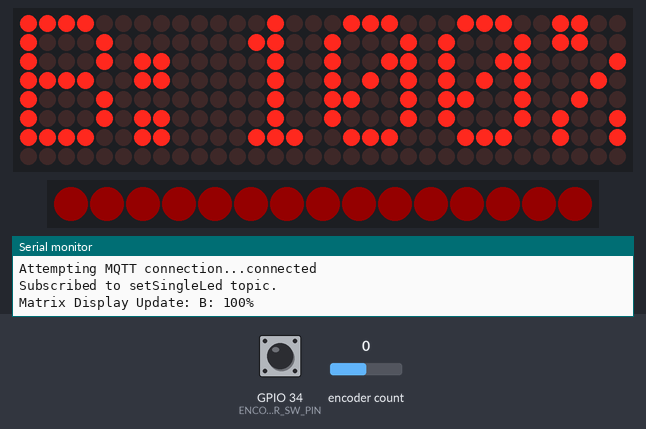
The sketch below on a simulated ESP32. On the bench: 32×8 LED matrix, 15 RGB LEDs in strip order, left to right, the last lines printed to the serial monitor. The inputs (shaded band) are chosen by the test bench; at power-on: GPIO 34 (ENCODER_SW_PIN) HIGH, encoder count 0. Dim RGB values are drawn brighter than linear; WiFi joins after 1.5 s; servers stay silent unless stated; no MQTT or app messages arrive unless stated.

Above: at 2.8 s.
2.9 s: GPIO 34 (ENCODER_SW_PIN) driven LOW
At 4.2 s:
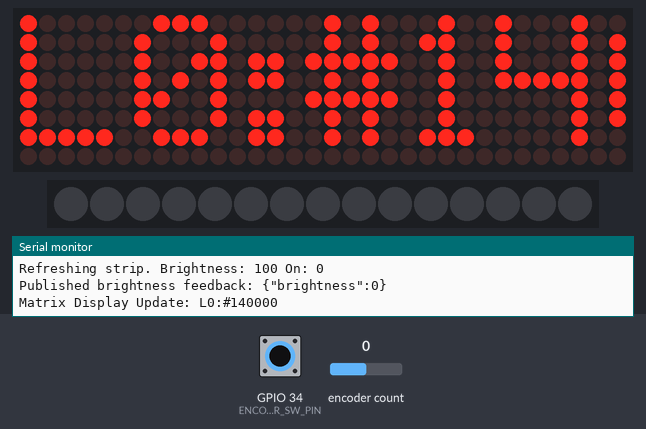
4.5 s: encoder count set to -1
At 11.5 s:
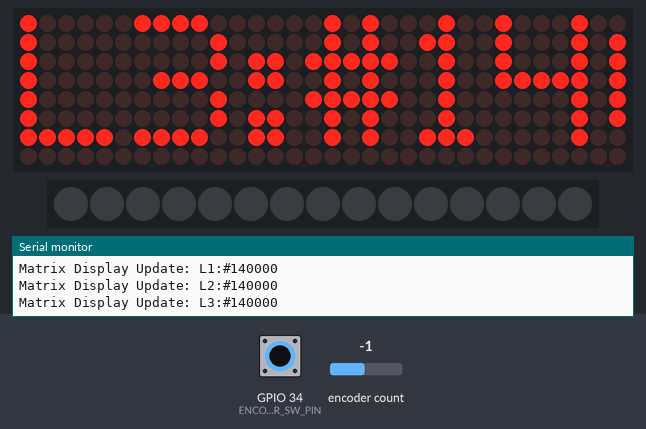
12.0 s: GPIO 34 (ENCODER_SW_PIN) pulsed HIGH 2 times (0.12 s each, 0.3 s apart)
At 12.22 s:
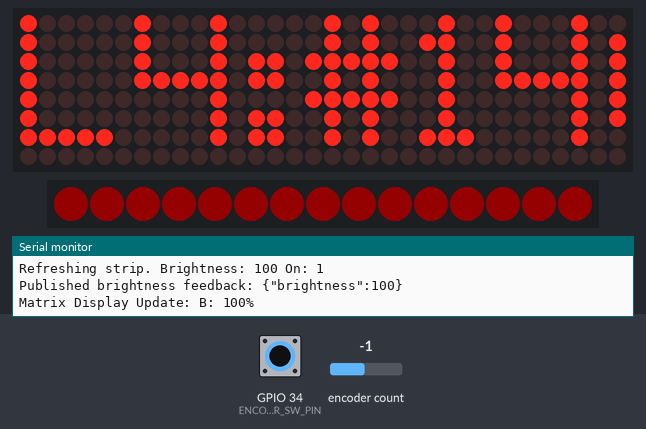
Timing chart, 0 to 15.0 s (numbered marks = the images above; inputs shaded):
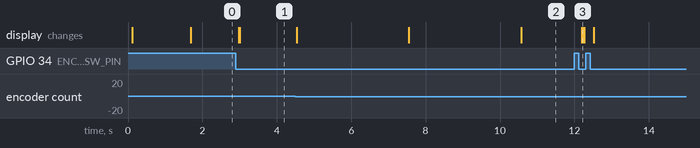

The sketch:

skech_may23.1a.ino
```cpp
#include <WiFi.h>
#include <PubSubClient.h>
#include <Adafruit_NeoPixel.h>
#include <ArduinoJson.h>
#include <ESP32Encoder.h>
#include <MD_Parola.h>
#include <MD_MAX72xx.h>
#include <SPI.h>
// --- Wi-Fi Settings ---
const char* ssid = "WIFI_NAME";
const char* password = "WIFI_PASSWORD";

// --- MQTT Broker Settings ---
const char* mqtt_server = "xxxxxxxxxxxxxxxx"; // <<< ENTER YOUR MQTT BROKER IP HERE
const int mqtt_port = 1883;
const char* mqtt_topic_set_single_led = "esp32/setSingleLed";
const char* mqtt_topic_brightness_feedback = "esp32/brightnessFeedback";
// const char* mqtt_topic_matrix_message = "esp32/matrix/message"; // This topic is no longer used for this display logic
const char* mqtt_client_id = "esp32_status_matrix_client_en";

// --- ARGB LED Strip Settings ---
#define ARGB_LED_PIN 33
#define ARGB_LED_COUNT 15
Adafruit_NeoPixel strip(ARGB_LED_COUNT, ARGB_LED_PIN, NEO_GRB + NEO_KHZ800);

// --- Rotary Encoder Pin Definitions ---
#define ENCODER_CLK_PIN 32
#define ENCODER_DT_PIN  35
#define ENCODER_SW_PIN  34

// --- MAX7219 Pin Definitions
#define HARDWARE_TYPE MD_MAX72XX::FC16_HW // Change if your module type is different (FC16 is common)
#define MAX_DEVICES 4   // Number of 8x8 modules you have
#define CLK_PIN     2   // Your D2 pin for CLK
#define DATA_PIN    12  // Your D12 pin for DIN
#define CS_PIN      13  // Your D13 pin for CS

// --- MD_Parola & MD_MAX72XX Setup --- // --- ADDED FOR MATRIX DISPLAY ---
MD_Parola P = MD_Parola(HARDWARE_TYPE, DATA_PIN, CLK_PIN, CS_PIN, MAX_DEVICES);

// --- Global Variables for Matrix Disply State --- //
enum DisplayState {
  SHOW_BRIGHTNESS,
  SHOW_LED0_COLOR,
  SHOW_LED1_COLOR,
  SHOW_LED2_COLOR,
  SHOW_LED3_COLOR,
  SHOW_LED4_COLOR
};
DisplayState currentDisplayState = SHOW_BRIGHTNESS;
unsigned long lastDisplayUpdateTime = 0;
const unsigned long DISPLAY_UPDATE_INTERVAL = 3000; // Display each info for 3 seconds
bool forceMatrixUpdate = true; // Flag to force matrix update immediately

// --- Other Global Variables ---
WiFiClient espClient;
PubSubClient client(espClient);
uint32_t baseLedColors[ARGB_LED_COUNT];
ESP32Encoder encoder;
long oldEncoderPosition = -999;
int currentBrightness = 100;
int lastBrightnessBeforeOff = 100;
bool ledsOn = true;
bool switchState = true;
bool lastSwitchState = true;
unsigned long lastDebounceTime = 0;
unsigned long debounceDelay = 50;

// --- Function Prototypes ---
void setup_wifi();
uint32_t hexToColor(String hex);
String colorToHex(uint32_t colorVal); // For Matrix Display
uint32_t adjustBrightness(uint32_t baseColor, int brightness);
void refreshLedStrip();
void publishBrightnessFeedback();
void callback(char* topic, byte* payload, unsigned int length);
void reconnect_mqtt();

// --- Wi-Fi Connection Function ---
void setup_wifi() {
  delay(10); Serial.println(); Serial.print("Connecting to "); Serial.println(ssid);
  WiFi.begin(ssid, password);
  while (WiFi.status() != WL_CONNECTED) { delay(500); Serial.print("."); }
  Serial.println(""); Serial.println("WiFi connected"); Serial.print("IP address: "); Serial.println(WiFi.localIP());
}

// --- Hex String to uint32_t Color Conversion ---
uint32_t hexToColor(String hex) {
  if (hex.startsWith("#")) { hex = hex.substring(1); }
  if (hex.length() != 6) { Serial.print("Invalid HEX: "); Serial.println(hex); return strip.Color(0,0,0); }
  long number = strtol(hex.c_str(), NULL, 16);
  byte r = (number >> 16) & 0xFF; byte g = (number >> 8) & 0xFF; byte b = number & 0xFF;
  return strip.Color(r, g, b);
}

// --- uint32_t Color to HEX String Conversion --- // --- ADDED FOR MATRIX DISPLAY ---
String colorToHex(uint32_t colorVal) {
  uint8_t r = (colorVal >> 16) & 0xFF;
  uint8_t g = (colorVal >> 8) & 0xFF;
  uint8_t b = colorVal & 0xFF;
  char hex[8];
  sprintf(hex, "#%02X%02X%02X", r, g, b);
  return String(hex);
}

// --- Adjust Brightness of a Color ---
uint32_t adjustBrightness(uint32_t baseColor, int brightness) {
  if (brightness < 0) brightness = 0; if (brightness > 100) brightness = 100;
  if (brightness == 0) return strip.Color(0, 0, 0);
  uint8_t r = (baseColor >> 16) & 0xFF; uint8_t g = (baseColor >> 8) & 0xFF; uint8_t b = baseColor & 0xFF;
  r = (r * brightness) / 100; g = (g * brightness) / 100; b = (b * brightness) / 100;
  return strip.Color(r, g, b);
}

// --- Refresh ARGB LED Strip ---
void refreshLedStrip() {
  Serial.print("Refreshing strip. Brightness: "); Serial.print(currentBrightness);
  Serial.print(" On: "); Serial.println(ledsOn);
  for (int i = 0; i < ARGB_LED_COUNT; i++) {
    if (ledsOn) {
      strip.setPixelColor(i, adjustBrightness(baseLedColors[i], currentBrightness));
    } else {
      strip.setPixelColor(i, strip.Color(0, 0, 0));
    }
  }
  strip.show();
}

// --- Publish Brightness Feedback via MQTT ---
void publishBrightnessFeedback() {
  if (!client.connected()) return;
  StaticJsonDocument<64> doc;
  doc["brightness"] = ledsOn ? currentBrightness : 0;
  char buffer[64];
  serializeJson(doc, buffer);
  client.publish(mqtt_topic_brightness_feedback, buffer);
  Serial.print("Published brightness feedback: "); Serial.println(buffer);
}

// --- MQTT Message Callback Function ---
void callback(char* topic, byte* payload, unsigned int length) {
  String messageTemp;
  payload[length] = '\0'; // Ensure null termination
  messageTemp = String((char*)payload);
  Serial.print("Message arrived ["); Serial.print(topic); Serial.print("] "); Serial.println(messageTemp);

  if (String(topic) == mqtt_topic_set_single_led) {
      StaticJsonDocument<128> doc;
      DeserializationError error = deserializeJson(doc, payload, length);
      if (error) { Serial.print(F("JSON Deserialize failed (setSingleLed): ")); Serial.println(error.f_str()); return; }
      if (!doc.containsKey("color") || !doc.containsKey("index")) { Serial.println("Missing 'index' or 'color' in setSingleLed payload."); return; }

      int ledIndex = doc["index"];
      String hexColor = doc["color"];
      bool colorChangedForMatrix = false;

      if (ledIndex == -1) { // Set all LEDs
          uint32_t newBaseColor = hexToColor(hexColor);
          for(int i=0; i<ARGB_LED_COUNT; i++){ baseLedColors[i] = newBaseColor; }
          colorChangedForMatrix = true; // All colors changed, matrix needs update
          Serial.print("Base color for ALL LEDs set to: "); Serial.println(hexColor);
      }
      else if (ledIndex >= 0 && ledIndex < ARGB_LED_COUNT) { // Set a single LED
          baseLedColors[ledIndex] = hexToColor(hexColor);
          Serial.print("Base color for LED "); Serial.print(ledIndex); Serial.print(" set to: "); Serial.println(hexColor);
          if (ledIndex < 5) colorChangedForMatrix = true; // If one of the first 5 changed, matrix needs update
      }
      else { Serial.print("Invalid LED index received: "); Serial.println(ledIndex); return; }

      refreshLedStrip();
      if (colorChangedForMatrix) {
          forceMatrixUpdate = true; // Force matrix update
      }
  }
  // Note: MQTT topic for matrix message (esp32/matrix/message) is removed as per the new display logic
}

// --- MQTT Reconnect Function ---
void reconnect_mqtt() {
  while (!client.connected()) {
    Serial.print("Attempting MQTT connection...");
    if (client.connect(mqtt_client_id)) {
      Serial.println("connected");
      client.subscribe(mqtt_topic_set_single_led); // Subscribe to ARGB LED control topic
      Serial.println("Subscribed to setSingleLed topic.");
    } else {
      Serial.print("failed, rc="); Serial.print(client.state()); Serial.println(" try again in 5 seconds");
      delay(5000);
    }
  }
}

// --- Setup Function ---
void setup() {
  Serial.begin(115200);
  delay(100);

  // --- Initialize Parola Matrix Display ---
  P.begin();
  P.setIntensity(5); // Set matrix brightness (0-15)
  P.displayClear();
  P.setTextAlignment(PA_CENTER); // Center align text

  // Initialize base colors for ARGB strip (e.g., dim red)
  for (int i = 0; i < ARGB_LED_COUNT; i++) { baseLedColors[i] = strip.Color(20,0,0); }

  // Initialize Encoder
  encoder.attachHalfQuad(ENCODER_DT_PIN, ENCODER_CLK_PIN);
  encoder.setCount(currentBrightness);
  oldEncoderPosition = currentBrightness;
  pinMode(ENCODER_SW_PIN, INPUT); // External 10K PULL-UP RESISTOR IS RECOMMENDED!

  // Initialize ARGB Strip
  strip.begin();
  strip.setBrightness(255); // Max out NeoPixel library brightness, control via adjustBrightness()
  refreshLedStrip();      // Apply initial state

  // Connect to Wi-Fi and MQTT
  setup_wifi();
  client.setServer(mqtt_server, mqtt_port);
  client.setCallback(callback);

  Serial.println("Setup complete.");
  publishBrightnessFeedback(); // Publish initial brightness
  lastDisplayUpdateTime = millis(); // Start matrix display timer
  forceMatrixUpdate = true;         // Force initial matrix display
}

// --- Loop Function ---
void loop() {
  if (!client.connected()) {
    reconnect_mqtt();
  }
  client.loop();

  // --- Handle Parola Matrix Animations --- // --- MODIFIED FOR MATRIX DISPLAY ---
  P.displayAnimate();

  // --- Read Rotary Encoder for ARGB Brightness ---
  long newEncoderPosition = encoder.getCount();
  if (newEncoderPosition < 0)   { newEncoderPosition = 0;   encoder.setCount(0); }
  if (newEncoderPosition > 100) { newEncoderPosition = 100; encoder.setCount(100); }
  if (newEncoderPosition != oldEncoderPosition) {
    currentBrightness = newEncoderPosition;
    oldEncoderPosition = currentBrightness;
    Serial.print("Global ARGB Brightness changed to: "); Serial.println(currentBrightness);
    if (ledsOn) {
      refreshLedStrip();
    }
    publishBrightnessFeedback();
    forceMatrixUpdate = true; // Brightness changed, update matrix
  }

  // --- Read Encoder Button for ARGB ON/OFF ---
  bool reading = digitalRead(ENCODER_SW_PIN);
  bool isPressed = (reading == LOW); // Assumes PULL-UP resistor (external or if pin supports internal)
  if (isPressed != lastSwitchState) {
    lastDebounceTime = millis();
  }
  if ((millis() - lastDebounceTime) > debounceDelay) {
    if (isPressed != switchState) {
      switchState = isPressed;
      if (switchState == true) { // Button was just pressed
        Serial.println("Encoder Switch Pressed!");
        ledsOn = !ledsOn;
        if (ledsOn) {
          currentBrightness = (lastBrightnessBeforeOff > 0) ? lastBrightnessBeforeOff : 1;
          encoder.setCount(currentBrightness); // Sync encoder
          Serial.print("ARGB LEDs turned ON. Brightness: "); Serial.println(currentBrightness);
        } else {
          lastBrightnessBeforeOff = currentBrightness; // Save current brightness
          Serial.println("ARGB LEDs turned OFF.");
        }
        refreshLedStrip();
        publishBrightnessFeedback();
        forceMatrixUpdate = true; // LED state changed, update matrix
      }
    }
  }
  lastSwitchState = isPressed;

  // --- Update Matrix Display Cyclically or on Force Update ---
  if (forceMatrixUpdate || (millis() - lastDisplayUpdateTime > DISPLAY_UPDATE_INTERVAL)) {
    char displayText[40] = ""; // Buffer for text to display on matrix

    switch (currentDisplayState) {
      case SHOW_BRIGHTNESS:
        sprintf(displayText, "B: %d%%", ledsOn ? currentBrightness : 0);
        currentDisplayState = SHOW_LED0_COLOR; // Cycle to next state
        break;
      case SHOW_LED0_COLOR:
        if (0 < ARGB_LED_COUNT) sprintf(displayText, "L0:%s", colorToHex(baseLedColors[0]).c_str());
        else strcpy(displayText, "L0: N/A");
        currentDisplayState = SHOW_LED1_COLOR;
        break;
      case SHOW_LED1_COLOR:
        if (1 < ARGB_LED_COUNT) sprintf(displayText, "L1:%s", colorToHex(baseLedColors[1]).c_str());
        else strcpy(displayText, "L1: N/A");
        currentDisplayState = SHOW_LED2_COLOR;
        break;
      case SHOW_LED2_COLOR:
        if (2 < ARGB_LED_COUNT) sprintf(displayText, "L2:%s", colorToHex(baseLedColors[2]).c_str());
        else strcpy(displayText, "L2: N/A");
        currentDisplayState = SHOW_LED3_COLOR;
        break;
      case SHOW_LED3_COLOR:
        if (3 < ARGB_LED_COUNT) sprintf(displayText, "L3:%s", colorToHex(baseLedColors[3]).c_str());
        else strcpy(displayText, "L3: N/A");
        currentDisplayState = SHOW_LED4_COLOR;
        break;
      case SHOW_LED4_COLOR:
        if (4 < ARGB_LED_COUNT) sprintf(displayText, "L4:%s", colorToHex(baseLedColors[4]).c_str());
        else strcpy(displayText, "L4: N/A");
        currentDisplayState = SHOW_BRIGHTNESS; // Cycle back to brightness
        break;
    }

    P.displayText(displayText, PA_CENTER, 50, DISPLAY_UPDATE_INTERVAL - 200, PA_PRINT, PA_NO_EFFECT); // Display text statically
                                                                                              // Effect PA_PRINT, Speed 50ms, Pause until next interval
    Serial.print("Matrix Display Update: "); Serial.println(displayText);

    lastDisplayUpdateTime = millis();
    forceMatrixUpdate = false; // Reset the force flag
  }
  delay(20); // General delay for stability
}
```
